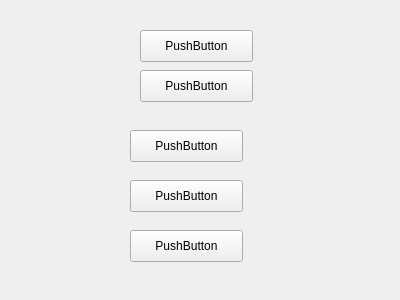
<?xml version="1.0" encoding="UTF-8"?>
<ui version="4.0">
 <class>set</class>
 <widget class="QWidget" name="set">
  <property name="geometry">
   <rect>
    <x>0</x>
    <y>0</y>
    <width>400</width>
    <height>300</height>
   </rect>
  </property>
  <property name="windowTitle">
   <string>Form</string>
  </property>
  <widget class="QPushButton" name="pushButton">
   <property name="geometry">
    <rect>
     <x>130</x>
     <y>130</y>
     <width>113</width>
     <height>32</height>
    </rect>
   </property>
   <property name="text">
    <string>PushButton</string>
   </property>
  </widget>
  <widget class="QPushButton" name="pushButton_2">
   <property name="geometry">
    <rect>
     <x>130</x>
     <y>180</y>
     <width>113</width>
     <height>32</height>
    </rect>
   </property>
   <property name="text">
    <string>PushButton</string>
   </property>
  </widget>
  <widget class="QPushButton" name="pushButton_3">
   <property name="geometry">
    <rect>
     <x>140</x>
     <y>30</y>
     <width>113</width>
     <height>32</height>
    </rect>
   </property>
   <property name="text">
    <string>PushButton</string>
   </property>
  </widget>
  <widget class="QPushButton" name="pushButton_4">
   <property name="geometry">
    <rect>
     <x>140</x>
     <y>70</y>
     <width>113</width>
     <height>32</height>
    </rect>
   </property>
   <property name="text">
    <string>PushButton</string>
   </property>
  </widget>
  <widget class="QPushButton" name="pushButton_5">
   <property name="geometry">
    <rect>
     <x>130</x>
     <y>230</y>
     <width>113</width>
     <height>32</height>
    </rect>
   </property>
   <property name="text">
    <string>PushButton</string>
   </property>
  </widget>
  <zorder>pushButton_4</zorder>
  <zorder>pushButton_2</zorder>
  <zorder>pushButton</zorder>
  <zorder>pushButton_3</zorder>
  <zorder>pushButton_5</zorder>
 </widget>
 <resources/>
 <connections>
  <connection>
   <sender>pushButton</sender>
   <signal>clicked()</signal>
   <receiver>pushButton_2</receiver>
   <slot>show()</slot>
   <hints>
    <hint type="sourcelabel">
     <x>209</x>
     <y>148</y>
    </hint>
    <hint type="destinationlabel">
     <x>206</x>
     <y>188</y>
    </hint>
   </hints>
  </connection>
  <connection>
   <sender>pushButton</sender>
   <signal>clicked()</signal>
   <receiver>pushButton</receiver>
   <slot>hide()</slot>
   <hints>
    <hint type="sourcelabel">
     <x>225</x>
     <y>142</y>
    </hint>
    <hint type="destinationlabel">
     <x>151</x>
     <y>139</y>
    </hint>
   </hints>
  </connection>
  <connection>
   <sender>pushButton_2</sender>
   <signal>clicked()</signal>
   <receiver>pushButton</receiver>
   <slot>show()</slot>
   <hints>
    <hint type="sourcelabel">
     <x>169</x>
     <y>197</y>
    </hint>
    <hint type="destinationlabel">
     <x>171</x>
     <y>145</y>
    </hint>
   </hints>
  </connection>
  <connection>
   <sender>pushButton_2</sender>
   <signal>clicked()</signal>
   <receiver>pushButton_2</receiver>
   <slot>hide()</slot>
   <hints>
    <hint type="sourcelabel">
     <x>229</x>
     <y>201</y>
    </hint>
    <hint type="destinationlabel">
     <x>147</x>
     <y>209</y>
    </hint>
   </hints>
  </connection>
  <connection>
   <sender>pushButton_3</sender>
   <signal>clicked()</signal>
   <receiver>pushButton_4</receiver>
   <slot>show()</slot>
   <hints>
    <hint type="sourcelabel">
     <x>215</x>
     <y>45</y>
    </hint>
    <hint type="destinationlabel">
     <x>213</x>
     <y>74</y>
    </hint>
   </hints>
  </connection>
  <connection>
   <sender>pushButton_3</sender>
   <signal>clicked()</signal>
   <receiver>pushButton_3</receiver>
   <slot>hide()</slot>
   <hints>
    <hint type="sourcelabel">
     <x>172</x>
     <y>39</y>
    </hint>
    <hint type="destinationlabel">
     <x>239</x>
     <y>31</y>
    </hint>
   </hints>
  </connection>
  <connection>
   <sender>pushButton_4</sender>
   <signal>clicked()</signal>
   <receiver>pushButton_3</receiver>
   <slot>show()</slot>
   <hints>
    <hint type="sourcelabel">
     <x>193</x>
     <y>76</y>
    </hint>
    <hint type="destinationlabel">
     <x>192</x>
     <y>44</y>
    </hint>
   </hints>
  </connection>
  <connection>
   <sender>pushButton_4</sender>
   <signal>clicked()</signal>
   <receiver>pushButton_4</receiver>
   <slot>hide()</slot>
   <hints>
    <hint type="sourcelabel">
     <x>236</x>
     <y>77</y>
    </hint>
    <hint type="destinationlabel">
     <x>154</x>
     <y>91</y>
    </hint>
   </hints>
  </connection>
 </connections>
</ui>
